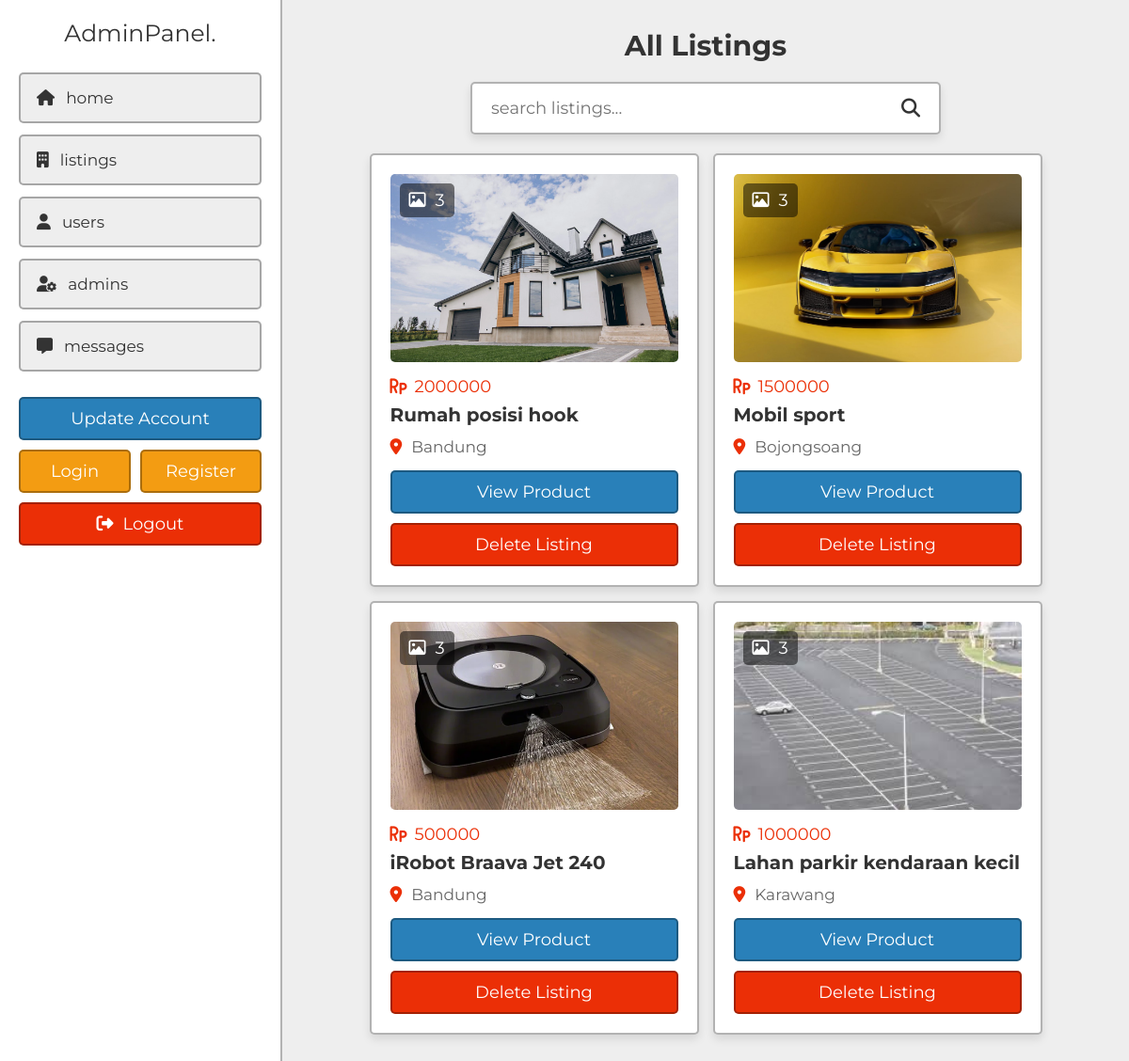
The app's page /project/admin/listings.php (signed in) with its own data.
### tables this page shows
CREATE TABLE `product` (
  `id` int(20) NOT NULL,
  `user_id` int(20) NOT NULL,
  `product_name` varchar(50) NOT NULL,
  `address` varchar(300) NOT NULL,
  `price` varchar(10) NOT NULL,
  `type` varchar(10) NOT NULL,
  `category` varchar(50) NOT NULL,
  `sub_category` varchar(50) NOT NULL,
  `specific_category` varchar(50) NOT NULL,
  `image_01` varchar(50) NOT NULL,
  `image_02` varchar(50) NOT NULL,
  `image_03` varchar(50) NOT NULL,
  `image_04` varchar(50) NOT NULL,
  `image_05` varchar(50) NOT NULL,
  `description` varchar(1000) NOT NULL,
  `date` date NOT NULL DEFAULT current_timestamp(),
  `click_count` int(11) DEFAULT 0
);

### project/admin/listings.php (the view, shortened to what this page needs)
<?php
include '../components/connect.php';
?>
<!DOCTYPE html>
<html lang="en">
<head>
   <link rel="stylesheet" href="https://cdnjs.cloudflare.com/ajax/libs/font-awesome/6.2.0/css/all.min.css">
   <link rel="stylesheet" href="../css/admin_style.css">
</head>
<body>
<?php include '../components/admin_header.php'; ?>
<section class="listings">
   <h1 class="heading">all listings</h1>
   <form action="" method="POST" class="search-form">
      <input type="text" name="search_box" placeholder="search listings..." maxlength="100" required>
      <button type="submit" class="fas fa-search" name="search_btn"></button>
   </form>
   <div class="box-container">
   <?php
      if(isset($_POST['search_box']) OR isset($_POST['search_btn'])){
         $search_box = $_POST['search_box'];
         $search_box = filter_var($search_box, FILTER_SANITIZE_STRING);
         $select_listings = $conn->prepare("SELECT * FROM `product` WHERE product_name LIKE '%{$search_box}%' OR address LIKE '%{$search_box}%' ORDER BY date DESC");
         $select_listings->execute();
      }else{
         $select_listings = $conn->prepare("SELECT * FROM `product` ORDER BY date DESC");
         $select_listings->execute();
      }
       if($select_listings->rowCount() > 0){
         while($fetch_listing = $select_listings->fetch(PDO::FETCH_ASSOC)){
         $listing_id = $fetch_listing['id'];
         if(!empty($fetch_listing['image_02'])){
            $image_coutn_02 = 1;
         }else{
            $image_coutn_02 = 0;
         }
         if(!empty($fetch_listing['image_03'])){
            $image_coutn_03 = 1;
         }else{
            $image_coutn_03 = 0;
         }
         if(!empty($fetch_listing['image_04'])){
            $image_coutn_04 = 1;
         }else{
            $image_coutn_04 = 0;
         }
         if(!empty($fetch_listing['image_05'])){
            $image_coutn_05 = 1;
         }else{
            $image_coutn_05 = 0;
         }
         $total_images = (1 + $image_coutn_02 + $image_coutn_03 + $image_coutn_04 + $image_coutn_05);
   ?>
   <div class="box">
      <div class="thumb">
         <p><i class="far fa-image"></i><span><?= $total_images; ?></span></p>
         <img src="../uploaded_files/<?= $fetch_listing['image_01']; ?>" alt="">
      </div>
      <p class="price"><i class="fas fa-rupiah-sign"></i><?= $fetch_listing['price']; ?></p>
      <h3 class="name"><?= $fetch_listing['product_name']; ?></h3>
      <p class="location"><i class="fas fa-map-marker-alt"></i><?= $fetch_listing['address']; ?></p>
      <form action="" method="POST">
         <a href="view_product.php?get_id=<?= $listing_id; ?>" class="btn">view product</a>
         <input type="submit" value="delete listing" onclick="return confirm('delete this listing?');" name="delete" class="delete-btn">
      </form>
   </div>
   <?php
         }
      }elseif(isset($_POST['search_box']) OR isset($_POST['search_btn'])){
         echo '<p class="empty">no results found!</p>';
      }else{
         echo '<p class="empty">no product posted yet!</p>';
      }
   ?>
   </div>
</section>
</body>
</html>

### project/css/admin_style.css (style rules this page uses)
:root { --main-color:#2980b9; --orange:#f39c12; --red:#eb2f06; --light-color:#666; --light-bg:#eee; --white:#fff; --black:#333; --box-shadow:0 .5rem 1rem rgba(0,0,0,0.1); --border:.2rem solid rgba(0,0,0,.3); }
* { font-family: 'Montserrat', sans-serif; margin: 0; padding: 0; box-sizing: border-box; outline: none; border: none; text-decoration: none; }
html { font-size: 62.5%; overflow-x: hidden; scroll-behavior: smooth; scroll-padding-top: 5rem; }
body { background-color: var(--light-bg); padding-left: 30rem; }
section { padding: 3rem 2rem; max-width: 1200px; margin: 0 auto; }
.heading { margin-bottom: 2rem; text-align: center; text-transform: capitalize; color: var(--black); font-size: 3rem; }
.inline-btn, .inline-option-btn, .inline-delete-btn, .btn, .delete-btn, .option-btn { cursor: pointer; padding: 1rem 2.5rem; font-size: 1.8rem; color: var(--white); text-align: center; text-transform: capitalize; margin-top: 1rem; border-radius: .5rem; border: var(--border); }
.btn, .delete-btn, .option-btn { display: block; width: 100%; }
.btn { background-color: var(--main-color); }
.delete-btn { background-color: var(--red); }
.search-form { max-width: 50rem; margin: 0 auto; border-radius: .5rem; background-color: var(--white); box-shadow: var(--box-shadow); border: var(--border); padding:1.5rem 2rem; display: flex; gap: 2rem; margin-bottom: 2rem; }
.search-form input { width: 100%; font-size: 1.8rem; color: var(--black); }
.search-form button { background:none; cursor: pointer; color: var(--black); font-size: 2rem; }
.listings .box-container { display: grid; grid-template-columns: repeat(auto-fit, 35rem); align-items: flex-start; justify-content: center; gap: 1.5rem; }
.listings .box-container .box { border-radius: .5rem; background-color: var(--white); box-shadow: var(--box-shadow); border: var(--border); padding: 2rem; overflow-x: hidden; }
.listings .box-container .box .thumb { position: relative; height: 20rem; margin-bottom: 1.5rem; }
.listings .box-container .box .thumb p { position: absolute; top: 1rem; left: 1rem; background-color: rgba(0,0,0,.5); color: var(--white); border-radius: .5rem; padding:.7rem 1rem; font-size: 1.8rem; }
.listings .box-container .box .thumb p i { margin-right: 1rem }
.listings .box-container .box .thumb img { height: 100%; width: 100%; object-fit: cover; border-radius: .5rem; }
.listings .box-container .box .price { font-size: 1.8rem; color: var(--red); }
.listings .box-container .box .price i { margin-right: .8rem; }
.listings .box-container .box .name { font-size: 2rem; color: var(--black); padding: .7rem 0; text-overflow: ellipsis; }
.listings .box-container .box .location { color: var(--light-color); font-size: 1.7rem; padding: .5rem 0; text-overflow: ellipsis; }
.listings .box-container .box .location i { margin-right: 1rem; color: var(--red); }

### records on screen
product: total_images "3", image_01 (picture), price "2000000", product_name "Rumah posisi hook", address "Bandung"
product: total_images "3", image_01 (picture), price "1500000", product_name "Mobil sport", address "Bojongsoang"
product: total_images "3", image_01 (picture), price "500000", product_name "iRobot Braava Jet 240", address "Bandung"
product: total_images "3", image_01 (picture), price "1000000", product_name "Lahan parkir kendaraan kecil", address "Karawang"
